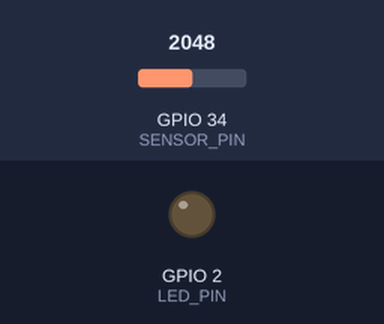
This sketch was run on a simulated ESP32. On the bench: output pins drawn as LEDs (lit = HIGH). The test bench sets the inputs (shaded band); at power-on: GPIO 34 (SENSOR_PIN) = 2048.

Above: at 1.2 s.
1.3 s: GPIO 34 (SENSOR_PIN) set to 2450
2.8 s: GPIO 34 (SENSOR_PIN) set to 2549
At 3.2 s:
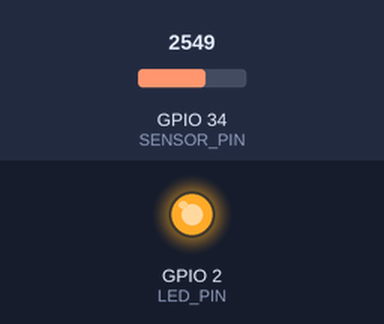
4.3 s: GPIO 34 (SENSOR_PIN) set to 2460
At 5.5 s:
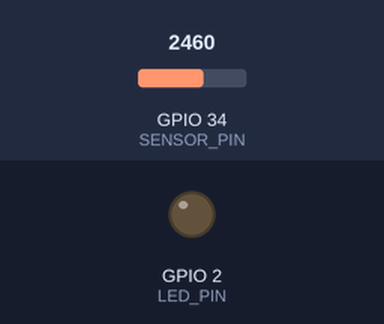
5.8 s: GPIO 34 (SENSOR_PIN) set to 2540
At 6.9 s:
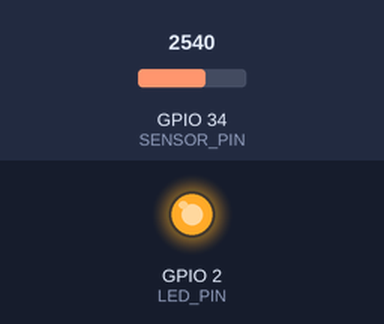
Timing chart, 0 to 8.3 s (numbered marks = the images above; inputs shaded):
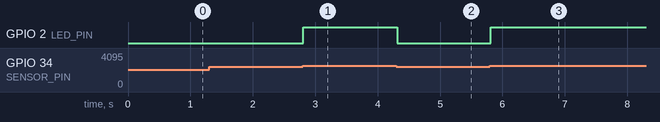

Measured:
- the behaviour switches between 2500 and 2501 on GPIO 34 (SENSOR_PIN) (found by bisection; images 0 and 1)
- after the input at 1.3 s, every drawn part: stays the same
- after the input at 2.8 s, GPIO 2 (LED_PIN): LOW → HIGH at once
- after the input at 4.3 s, GPIO 2 (LED_PIN): HIGH → LOW at once
- after the input at 5.8 s, GPIO 2 (LED_PIN): LOW → HIGH at once

The sketch:

week12_main.ino
```cpp
const int LED_PIN = 2;
const int SENSOR_PIN = 34;

int readSensor() {
  return analogRead(SENSOR_PIN);
}

bool detectEvent(int value) {
  return value > 2500;
}

void renderOutput(bool eventDetected) {
  digitalWrite(LED_PIN, eventDetected ? HIGH : LOW);
}

void setup() {
  pinMode(LED_PIN, OUTPUT);
}

void loop() {
  int sensorValue = readSensor();
  bool eventDetected = detectEvent(sensorValue);
  renderOutput(eventDetected);
  delay(50);
}
```
